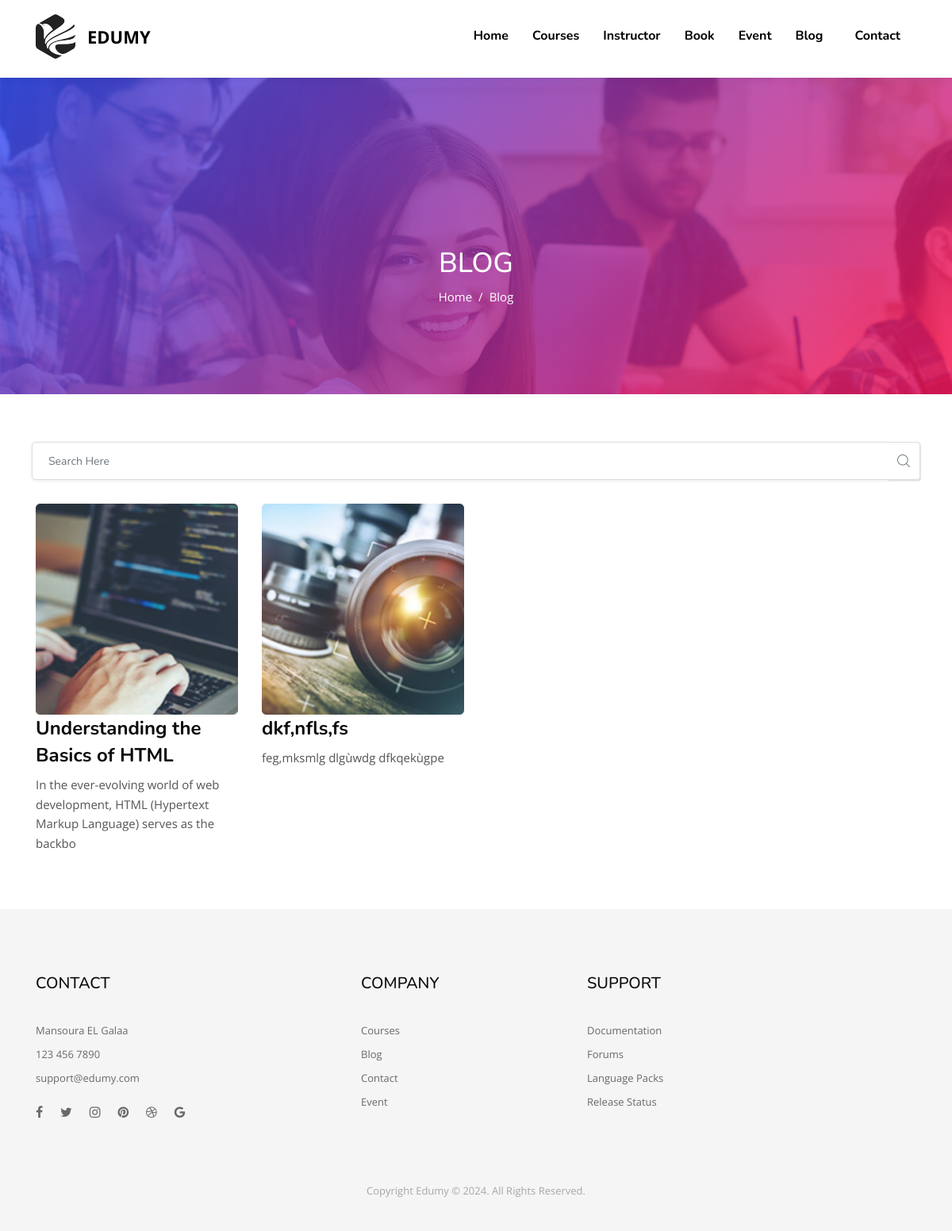
The page /blog/blog/ (signed in) on the database its author committed.
### blog/models.py (models this page shows, shortened)
class Blog(models.Model):
    title=models.CharField(max_length=100)
    image=models.ImageField(upload_to='blogs', blank=True)
    short_description=models.TextField()
    topic=RichTextField()

### blog/views.py (the view)
# urls.py: path("blog/", views.blog, name="blog"),
@login_required(login_url="accounts:login")
def blog(request):
    blogs=Blog.objects.all()
    context={'blogs':blogs}
    return render(request, "blogs.html", context)

### templates/blogs.html
{% extends 'base.html' %}
{% load static %}
{% block body %}
	<section class="inner_page_breadcrumb">
		<div class="container">
			<div class="row">
				<div class="col-xl-6 offset-xl-3 text-center">
					<div class="breadcrumb_content">
						<h4 class="breadcrumb_title">Blog</h4>
						<ol class="breadcrumb">
						    <li class="breadcrumb-item"><a href="{% url 'home:home' %}">Home</a></li>
						    <li class="breadcrumb-item active" aria-current="page">Blog</li>
						</ol>
					</div>
				</div>
			</div>
		</div>
	</section>
	<section class="blog_post_container">
		<div class="container">
			<div class="row">
				<div class="col-12 pl10 pr10">
					<div class="main_blog_post_widget_list">
						<div class="blog_search_widget">
							<div class="input-group mb-3">
								<input type="text" class="form-control" placeholder="Search Here" aria-label="Recipient's username" aria-describedby="button-addon2">
								<div class="input-group-append">
							    	<button class="btn btn-outline-secondary" type="button" id="button-addon2"><span class="flaticon-magnifying-glass"></span></button>
								</div>
							</div>
						</div>
					</div>
				</div>
				<div class="col-12">
					<div class="main_blog_post_content">
						<div class="row">
							{% for blog in blogs %}
							<div class="col-3">
								<div class="">
									<a href="{% url 'blog:blog_detail' blog.id %}">
									<div class="" style="width:100%;">
										<img class="" style="width:100%;" src="{{blog.image.url}}" alt="bg1.jpg">
									</div>
									<div class="details">
										<h3>{{blog.title}}</h3>
										<p>{{blog.short_description|slice:":100"}}</p>
									</div>
									</a>
								</div>
							</div>
							{% endfor %}
						</div>
					</div>
				</div>
			</div>
		</div>
	</section>
	{% endblock %}

### static/css/ace-responsive-menu.css (style rules this page uses)
a { color: #0d638f; text-shadow: none; }

### rows shown on the page
Blog: image (picture), title "Understanding the Basics of HTML", short_description "In the ever-evolving world of web development, HTML (Hypertext Markup Language) serves as the backbo"
Blog: image (picture), title "dkf,nfls,fs", short_description "feg,mksmlg dlgùwdg dfkqekùgpe"
